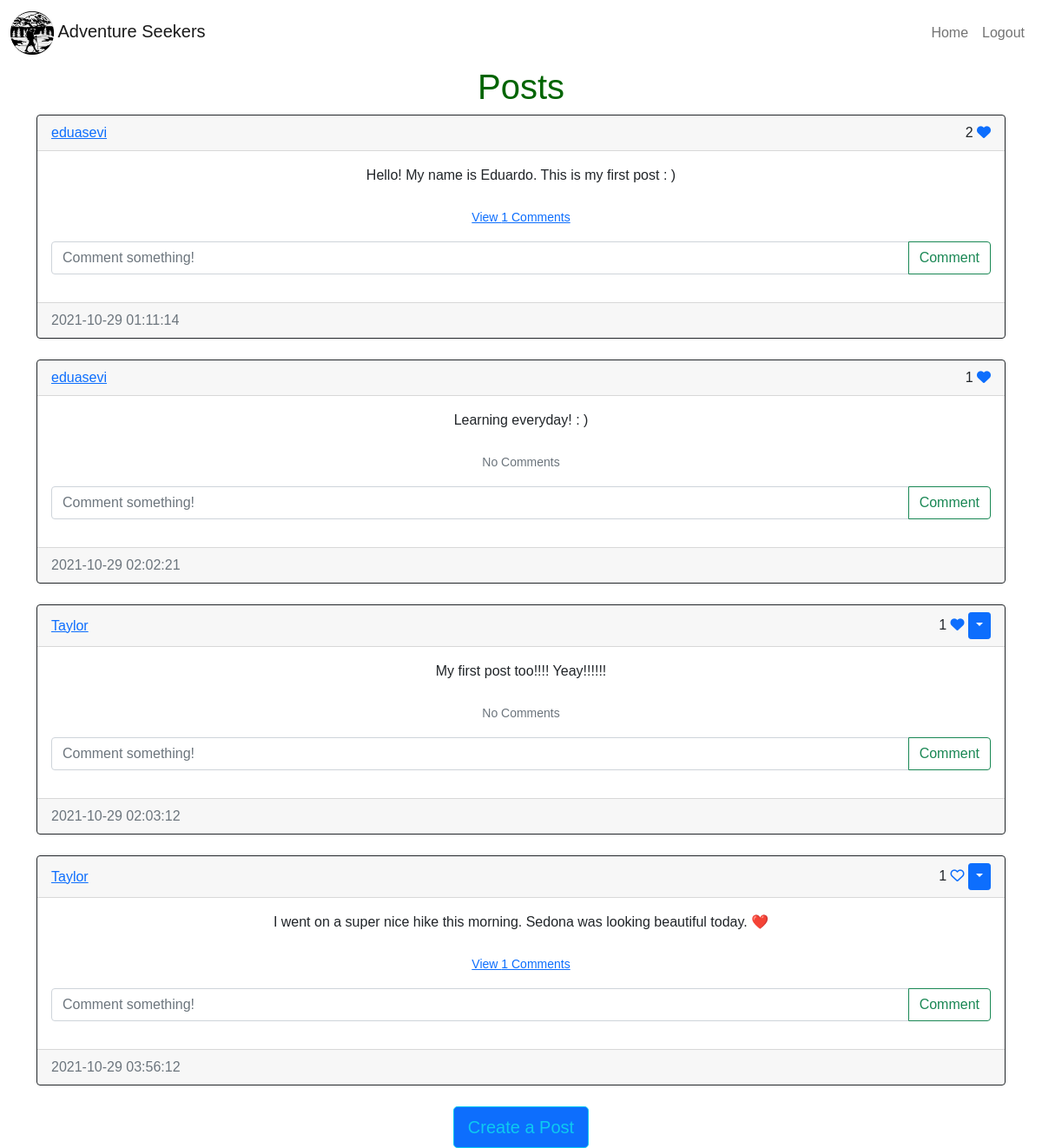
The app's page /home (signed in), older data.
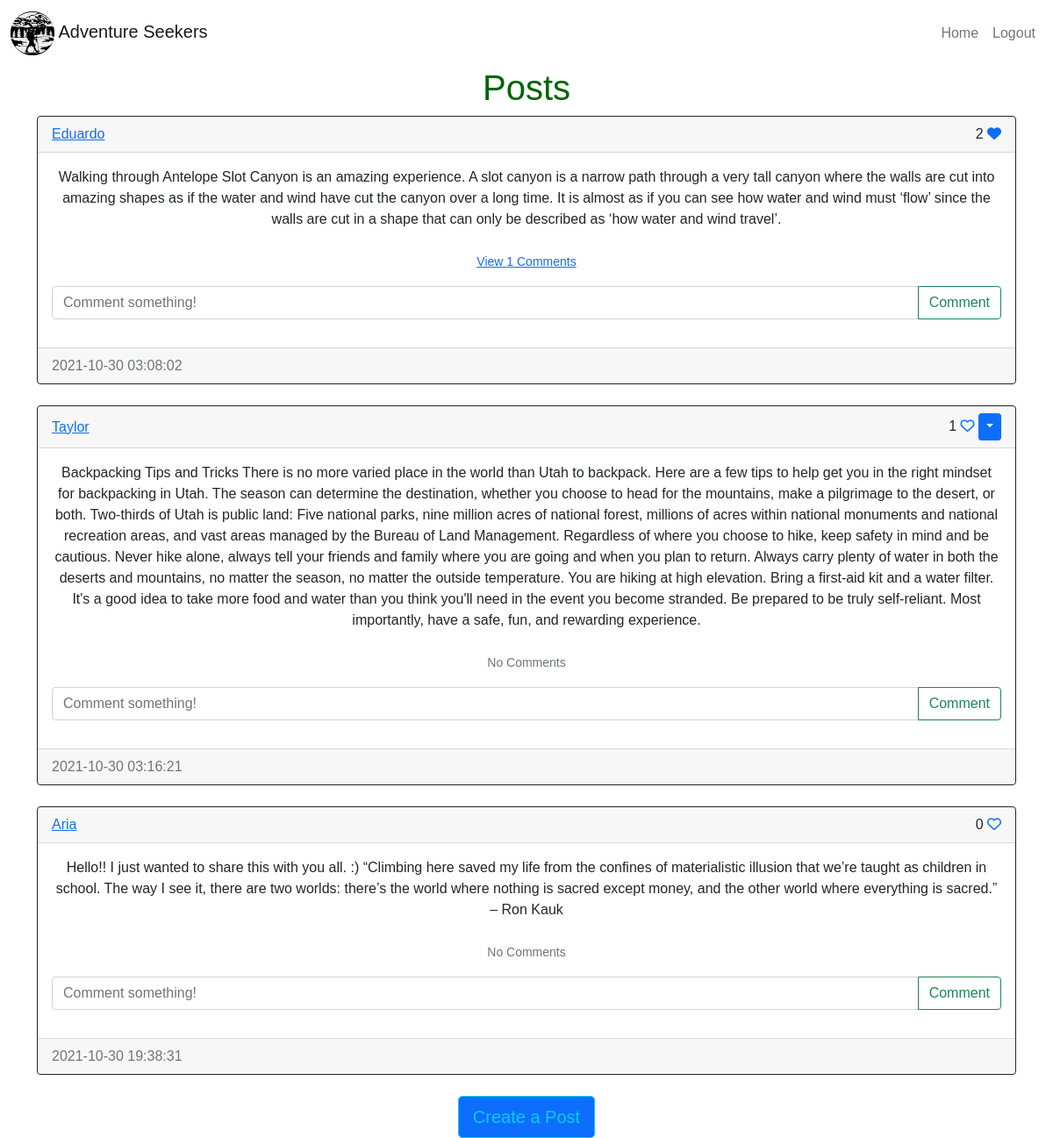
The same page, newer data.
### sunny_app/models.py (models this page shows)
class Post(db.Model):
    id = db.Column(db.Integer, primary_key=True)
    text = db.Column(db.Text, nullable=False)
    date_created = db.Column(db.DateTime(timezone=True), default=func.now())
    author = db.Column(db.Integer, db.ForeignKey(
        'user.id', ondelete="CASCADE"), nullable=False)
    comments = db.relationship('Comment', backref='post', passive_deletes=True)
    likes = db.relationship('Like', backref='post', passive_deletes=True)

class User(db.Model, UserMixin):
    id = db.Column(db.Integer, primary_key=True)
    email = db.Column(db.String(150), unique=True)
    username = db.Column(db.String(150), unique=True)
    password = db.Column(db.String(150))
    date_created = db.Column(db.DateTime(timezone=True), default=func.now())
    posts = db.relationship('Post', backref='user', passive_deletes=True)
    comments = db.relationship('Comment', backref='user', passive_deletes=True)
    likes = db.relationship('Like', backref='user', passive_deletes=True)

### sunny_app/views.py (the view)
@views.route("/")
@views.route("/home")
@login_required
def home():
    posts = Post.query.all()
    return render_template("home.html", user=current_user, posts=posts)

### sunny_app/__init__.py (called while the page is built)
def create_app():
    app = Flask(__name__)
    app.config['SECRET_KEY'] = "helloworld"
    app.config['SQLALCHEMY_DATABASE_URI'] = f'sqlite:///{DB_NAME}'
    db.init_app(app)
    from .views import views
    from .auth import auth
    app.register_blueprint(views, url_prefix="/")
    app.register_blueprint(auth, url_prefix="/")
    from .models import User, Post, Comment, Like
    create_database(app)
    login_manager = LoginManager()
    login_manager.login_view = "auth.login"
    login_manager.init_app(app)
    @login_manager.user_loader
    def load_user(id):
        return User.query.get(int(id))
    return app

### sunny_app/templates/home.html
{% extends "posts_div.html" %} {% block title %}Home{% endblock %}

### sunny_app/templates/posts_div.html (shortened to what this page needs)
{% extends "base.html" %} {% block title %}Home{% endblock %} {% block content
%}
<div class="page-title">
  <h1 align="center">{% block header %}Posts{% endblock %}</h1>
</div>
<div id="posts">
  {% for post in posts %}
  <div class="card border-dark">
    <div class="card-header d-flex justify-content-between align-items-center">
      <a href="/posts/{{post.user.username}}">{{post.user.username}}</a>
      <div>
        {{post.likes|length}} {% if user.id in
        post.likes|map(attribute="author")|list %}
        <a href="/like-post/{{post.id}}"><i class="fas fa-heart"></i></a>
        {% else %}
        <a href="/like-post/{{post.id}}"><i class="far fa-heart"></i></a>
        {% endif %} {% if user.id == post.author %}
        <div class="btn-group">
          <button
            type="button"
            class="btn btn-sm btn-primary dropdown-toggle"
            data-bs-toggle="dropdown"
          ></button>
        </div>
        {% endif %}
      </div>
    </div>
    <div class="card-body">
      <div class="card-text">{{post.text}}</div>
      <br />
      <p class="card-text">
        {% if post.comments|length > 0 %}
        <a data-bs-toggle="collapse" href="#comments-{{post.id}}" role="button">
          <small>View {{post.comments|length}} Comments</small>
        </a>
        {% else %}
        <small class="text-muted">No Comments</small>
        {% endif %}
      </p>
      <form
        class="input-group mb-3"
        method="POST"
        action="/create-comment/{{post.id}}"
      >
        <input
          type="text"
          id="text"
          name="text"
          class="form-control"
          placeholder="Comment something!"
        />
        <button type="submit" class="btn btn-outline-success">Comment</button>
      </form>
    </div>
    <div class="card-footer text-muted">{{post.date_created}}</div>
  </div>
  <br/ > {% endfor %}
</div>
{% block footer %}
<div align="center">
  <a href="/create-post"
    ><button type="button" class="btn btn-primary btn-lg btn-outline-info">
      Create a Post
    </button></a
  >
</div>
{% endblock %} {% endblock %}

Row changes from the older to the newer data that the page shows:
removed Post: user.username "eduasevi", likes|length "2", text "Hello! My name is Eduardo. This is my first post : )", comments|length "1", date_created "2021-10-29 01:11:14"
removed Post: user.username "eduasevi", likes|length "1", text "Learning everyday! : )", shows "No Comments", date_created "2021-10-29 02:02:21"
removed Post: user.username "Taylor", likes|length "1", text "My first post too!!!! Yeay!!!!!!", shows "No Comments", date_created "2021-10-29 02:03:12"
removed Post: user.username "Taylor", likes|length "1", text "I went on a super nice hike this morning. Sedona was looking beautiful today. ❤️", comments|length "1", date_created "2021-10-29 03:56:12"
added Post: user.username "Eduardo", likes|length "2", text "Walking through Antelope Slot Canyon is an amazing experience. A slot canyon is a narrow path through a very tall canyon where the walls are cut into amazing shapes as if the water and wind have cut the canyon over a long time. It is almost as if you can see how water and wind must ‘flow’ since the walls are cut in a shape that can only be described as ‘how water and wind travel’.", comments|length "1", date_created "2021-10-30 03:08:02"
added Post: user.username "Taylor", likes|length "1", text "Backpacking Tips and Tricks There is no more varied place in the world than Utah to backpack. Here are a few tips to help get you in the right mindset for backpacking in Utah. The season can determine the destination, whether you choose to head for the mountains, make a pilgrimage to the desert, or both. Two-thirds of Utah is public land: Five national parks, nine million acres of national forest, millions of acres within national monuments and national recreation areas, and vast areas managed by the Bureau of Land Management. Regardless of where you choose to hike, keep safety in mind and be cautious. Never hike alone, always tell your friends and family where you are going and when you…", shows "No Comments", date_created "2021-10-30 03:16:21"
added Post: user.username "Aria", likes|length "0", text "Hello!! I just wanted to share this with you all. :) “Climbing here saved my life from the confines of materialistic illusion that we’re taught as children in school. The way I see it, there are two worlds: there’s the world where nothing is sacred except money, and the other world where everything is sacred.” – Ron Kauk", shows "No Comments", date_created "2021-10-30 19:38:31"
